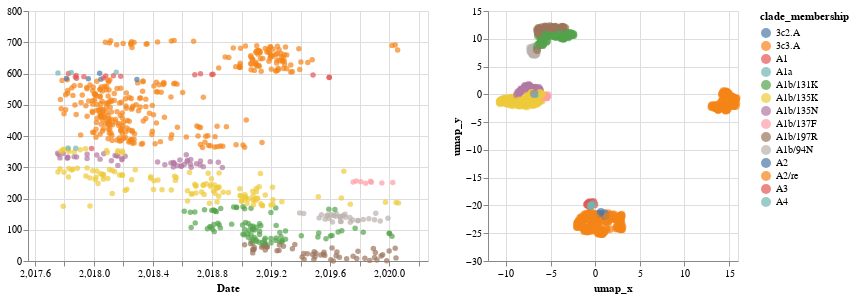

Write notebook code for a chart like this one.
### Code cell
list_of_data_and_titles = ['umap_x','umap_y']
list_of_chart = linking_tree_with_plots_brush(
    merged_umap_df,
    list_of_data_and_titles,
    list_of_data_and_titles,
    'clade_membership',
    ["clade_membership","strain:N"]
)
chart = list_of_chart[0]|list_of_chart[1]
chart
#chart.save("docs/UMAP" + virus_name + "Brush.html")
#chart.save("docs/UMAP" + virus_name + "Brush.png", scale_factor=2.0)

### Figure 1 — Vega-Lite specification as saved in the notebook (floating-point values rounded to 4 significant figures; data arrays with more than 128 entries replaced by an {"elided": "..."} marker saying what was removed)
{"$schema": "https://vega.github.io/schema/vega-lite/v3.4.0.json", "config": {"mark": {"tooltip": null}, "view": {"height": 300, "width": 400}}, "data": {"name": "data-af6a835df391a18f03f69d80c8564ee7"}, "datasets": {"data-af6a835df391a18f03f69d80c8564ee7": {"elided": "707 records"}}, "hconcat": [{"encoding": {"color": {"condition": {"field": "clade_membership", "selection": "selector014", "type": "nominal"}, "value": "gray"}, "tooltip": [{"field": "clade_membership", "type": "nominal"}, {"field": "strain", "type": "nominal"}], "x": {"field": "date", "scale": {"domain": [2018.0, 2020.0]}, "title": "Date", "type": "quantitative"}, "y": {"field": "y", "title": "", "type": "quantitative"}}, "height": 250, "mark": "circle", "selection": {"selector014": {"resolve": "global", "type": "interval"}}, "width": 400}, {"encoding": {"color": {"condition": {"field": "clade_membership", "selection": "selector014", "type": "nominal"}, "value": "gray"}, "tooltip": [{"field": "clade_membership", "type": "nominal"}, {"field": "strain", "type": "nominal"}], "x": {"field": "umap_x", "title": "umap_x", "type": "quantitative"}, "y": {"field": "umap_y", "title": "umap_y", "type": "quantitative"}}, "height": 250, "mark": {"size": 60, "type": "circle"}, "selection": {"selector014": {"resolve": "global", "type": "interval"}}, "width": 250}]}
